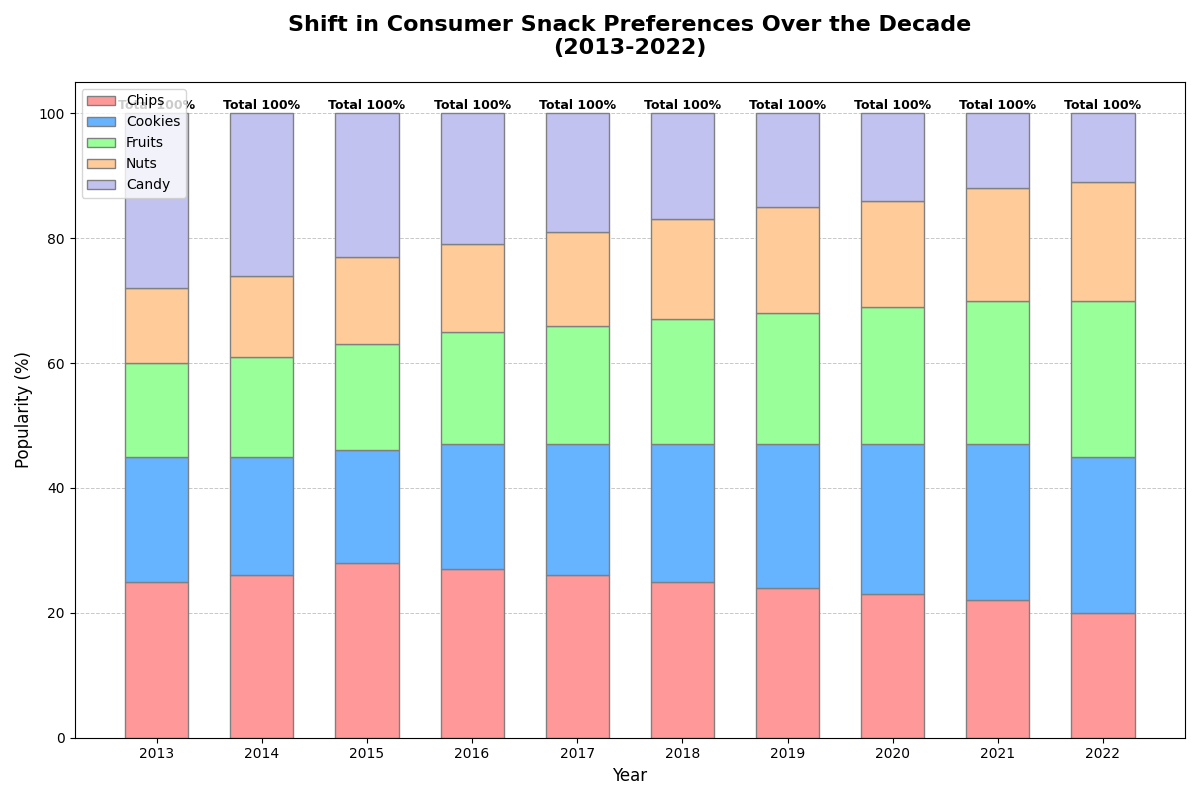

Here is the Python script that generated this plot:
import matplotlib.pyplot as plt
import numpy as np

# Backstory: Analyzing the Shift in Consumer Snack Preferences Over the Decade
# Data inspired by a hypothetical market research study on 5 most popular snack types each year over a span of 10 years.

# Years
years = np.array(['2013', '2014', '2015', '2016', '2017', '2018', '2019', '2020', '2021', '2022'])

# Snack types and their annual popularity (percent of total consumption)
chip_popularity = np.array([25, 26, 28, 27, 26, 25, 24, 23, 22, 20])
cookie_popularity = np.array([20, 19, 18, 20, 21, 22, 23, 24, 25, 25])
fruit_popularity = np.array([15, 16, 17, 18, 19, 20, 21, 22, 23, 25])
nut_popularity = np.array([12, 13, 14, 14, 15, 16, 17, 17, 18, 19])
candy_popularity = np.array([28, 26, 23, 21, 19, 17, 15, 14, 12, 11])

# Create a bar chart for the latest year
fig, ax = plt.subplots(figsize=(12, 8))

bar_width = 0.6
positions = np.arange(len(years))

# Plotting year-wise stacked bar chart for visual comparison
for i, year in enumerate(years):
    ax.bar(year, chip_popularity[i], width=bar_width, label='Chips' if i == 0 else "", color='#ff9999', edgecolor='grey')
    ax.bar(year, cookie_popularity[i], bottom=chip_popularity[i], width=bar_width, label='Cookies' if i == 0 else "", color='#66b3ff', edgecolor='grey')
    ax.bar(year, fruit_popularity[i], bottom=chip_popularity[i] + cookie_popularity[i], width=bar_width, label='Fruits' if i == 0 else "", color='#99ff99', edgecolor='grey')
    ax.bar(year, nut_popularity[i], bottom=chip_popularity[i] + cookie_popularity[i] + fruit_popularity[i], width=bar_width, label='Nuts' if i == 0 else "", color='#ffcc99', edgecolor='grey')
    ax.bar(year, candy_popularity[i], bottom=chip_popularity[i] + cookie_popularity[i] + fruit_popularity[i] + nut_popularity[i], width=bar_width, label='Candy' if i == 0 else "", color='#c2c2f0', edgecolor='grey')

# Adding annotations for the highest bar in each year
for i, year in enumerate(years):
    total = chip_popularity[i] + cookie_popularity[i] + fruit_popularity[i] + nut_popularity[i] + candy_popularity[i]
    ax.annotate(f'Total {total}%', xy=(i, total), xytext=(0, 3), textcoords="offset points", ha='center', fontsize=9, fontweight='bold', color='black')

# Customize the plot
ax.set_title('Shift in Consumer Snack Preferences Over the Decade\n(2013-2022)', fontsize=16, fontweight='bold', pad=20)
ax.set_xlabel('Year', fontsize=12)
ax.set_ylabel('Popularity (%)', fontsize=12)

# Add Custom Legend
handles, labels = ax.get_legend_handles_labels()
ax.legend(handles[:5], labels[:5], fontsize=10, loc='upper left')

# Habitat Grid
ax.yaxis.grid(True, linestyle='--', linewidth=0.7, alpha=0.7)
ax.set_axisbelow(True)

# Automatically adjust the layout
plt.tight_layout()

# Display the plot
plt.show()
